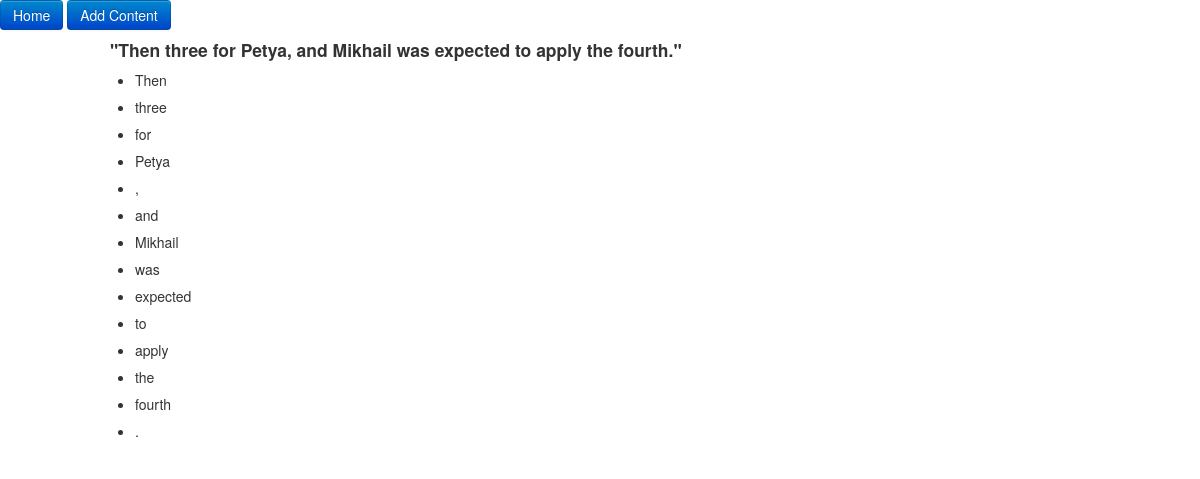
/sentence/181/, run on the app's committed database.
### annotate/models.py (models this page shows, shortened)
class TimeStampBaseModel(models.Model):
    created_date = models.DateTimeField(auto_now_add=True)
    modified_date = models.DateTimeField(auto_now=True)
    class Meta:
        abstract = True

class Sentence(TimeStampBaseModel):
    string = models.TextField()
    text_snippit = models.ForeignKey('TextSnippit')

class Token(TimeStampBaseModel):
    string = models.CharField(max_length=200)
    sentence = models.ManyToManyField('Sentence')
    is_punctuation = models.NullBooleanField(null=True, blank=True)
    is_sentence_delimiter = models.NullBooleanField(null=True, blank=True)
    always_capitalized = models.NullBooleanField(null=True, blank=True)
    def __unicode__(self):
        return self.string

### annotate/views.py (the view)
# urls.py: url(r'^sentence/(?P<sentence_id>\d+)/$', SentenceDetailView.as_view(), name='sentence_detail'),
class SentenceDetailView(DetailView):
    model = Token
    def get_object(self, queryset=None):
        obj = Sentence.objects.get(pk=self.kwargs['sentence_id'])
        return obj
    def get_context_data(self, **kwargs):
        context = super(SentenceDetailView, self).get_context_data(**kwargs)
        context['chosen_sentence'] = self.get_object()
        return context

### annotate/templates/annotate/sentence_detail.html (shortened to what this page needs)
{% extends "annotate/base.html" %}
{% load staticfiles %}
{% block css %}
<link href="{% static 'annotate/css/annotate.css' %}" rel="stylesheet" media="screen">
{% endblock %}
{% block content %}
    <div class="container">
        <div class="row">
            <div class="col-lg-12 text-left">
                <h4>"{{ chosen_sentence.string }}"</h4>
                <ul class="list-unstyled">
                    {% for token in chosen_sentence.token_set.all %}
                        <li><a href="{% url 'token_detail' token_id=token.pk %}">{{ token }}</li>
                    {% endfor %}
                </ul>
            </div>
        </div>
    </div>
{% endblock %}

### annotate/static/annotate/css/annotate.css (style rules this page uses)
a { text-decoration: none; color: inherit; }
li { margin: 0 0 0.5em 0; }

### data on the page
Sentence: string "Then three for Petya, and Mikhail was expected to apply the fourth."
Token: string "Then"
Token: string "three"
Token: string "for"
Token: string "Petya"
Token: string ","
Token: string "and"
Token: string "Mikhail"
Token: string "was"
Token: string "expected"
Token: string "to"
Token: string "apply"
Token: string "the"
Token: string "fourth"
Token: string "."
